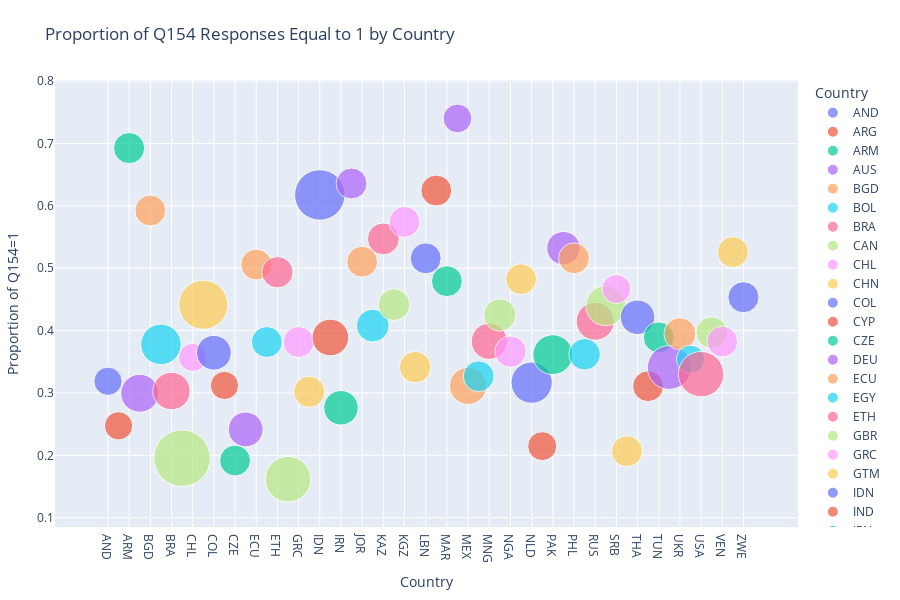

This figure's notebook cell:
### Code cell
## (Visualization -II) ##

# This code loads World Values Survey (WVS) data and filters it by countries found in scored sentences.
# It processes Q154 survey responses to calculate per-country counts and proportions of respondents answering '1'.
# It prepares the country data in a categorical order for consistent plotting.
# Then it creates a scatter plot showing the proportion of Q154=1 responses per country, sized by total responses.
# The plot visually compares response distributions across countries with hover details and a clean layout.
# The x and y-axis labels are the same as the prediction visualization.

%run visualize_response_props.py

### Figure 1 — Plotly figure (JSON) as saved in the notebook; plotly's stock layout.template omitted (floating-point values rounded to 4 significant figures)
{"data": [{"hovertemplate": "<b>%{hovertext}</b><br><br>Country=%{x}<br>Proportion of Q154=1=%{y}<br>Total Responses=%{marker.size}<extra></extra>", "hovertext": ["AND"], "legendgroup": "AND", "marker": {"color": "#636efa", "size": [1004], "sizemode": "area", "sizeref": 2.511, "symbol": "circle"}, "mode": "markers", "name": "AND", "orientation": "v", "showlegend": true, "type": "scatter", "x": ["AND"], "xaxis": "x", "y": [0.3187], "yaxis": "y"}, {"hovertemplate": "<b>%{hovertext}</b><br><br>Country=%{x}<br>Proportion of Q154=1=%{y}<br>Total Responses=%{marker.size}<extra></extra>", "hovertext": ["ARG"], "legendgroup": "ARG", "marker": {"color": "#EF553B", "size": [1003], "sizemode": "area", "sizeref": 2.511, "symbol": "circle"}, "mode": "markers", "name": "ARG", "orientation": "v", "showlegend": true, "type": "scatter", "x": ["ARG"], "xaxis": "x", "y": [0.2473], "yaxis": "y"}, {"hovertemplate": "<b>%{hovertext}</b><br><br>Country=%{x}<br>Proportion of Q154=1=%{y}<br>Total Responses=%{marker.size}<extra></extra>", "hovertext": ["ARM"], "legendgroup": "ARM", "marker": {"color": "#00cc96", "size": [1223], "sizemode": "area", "sizeref": 2.511, "symbol": "circle"}, "mode": "markers", "name": "ARM", "orientation": "v", "showlegend": true, "type": "scatter", "x": ["ARM"], "xaxis": "x", "y": [0.6926], "yaxis": "y"}, {"hovertemplate": "<b>%{hovertext}</b><br><br>Country=%{x}<br>Proportion of Q154=1=%{y}<br>Total Responses=%{marker.size}<extra></extra>", "hovertext": ["AUS"], "legendgroup": "AUS", "marker": {"color": "#ab63fa", "size": [1813], "sizemode": "area", "sizeref": 2.511, "symbol": "circle"}, "mode": "markers", "name": "AUS", "orientation": "v", "showlegend": true, "type": "scatter", "x": ["AUS"], "xaxis": "x", "y": [0.2995], "yaxis": "y"}, {"hovertemplate": "<b>%{hovertext}</b><br><br>Country=%{x}<br>Proportion of Q154=1=%{y}<br>Total Responses=%{marker.size}<extra></extra>", "hovertext": ["BGD"], "legendgroup": "BGD", "marker": {"color": "#FFA15A", "size": [1200], "sizemode": "area", "sizeref": 2.511, "symbol": "circle"}, "mode": "markers", "name": "BGD", "orientation": "v", "showlegend": true, "type": "scatter", "x": ["BGD"], "xaxis": "x", "y": [0.5925], "yaxis": "y"}, {"hovertemplate": "<b>%{hovertext}</b><br><br>Country=%{x}<br>Proportion of Q154=1=%{y}<br>Total Responses=%{marker.size}<extra></extra>", "hovertext": ["BOL"], "legendgroup": "BOL", "marker": {"color": "#19d3f3", "size": [2067], "sizemode": "area", "sizeref": 2.511, "symbol": "circle"}, "mode": "markers", "name": "BOL", "orientation": "v", "showlegend": true, "type": "scatter", "x": ["BOL"], "xaxis": "x", "y": [0.3778], "yaxis": "y"}, {"hovertemplate": "<b>%{hovertext}</b><br><br>Country=%{x}<br>Proportion of Q154=1=%{y}<br>Total Responses=%{marker.size}<extra></extra>", "hovertext": ["BRA"], "legendgroup": "BRA", "marker": {"color": "#FF6692", "size": [1762], "sizemode": "area", "sizeref": 2.511, "symbol": "circle"}, "mode": "markers", "name": "BRA", "orientation": "v", "showlegend": true, "type": "scatter", "x": ["BRA"], "xaxis": "x", "y": [0.3031], "yaxis": "y"}, {"hovertemplate": "<b>%{hovertext}</b><br><br>Country=%{x}<br>Proportion of Q154=1=%{y}<br>Total Responses=%{marker.size}<extra></extra>", "hovertext": ["CAN"], "legendgroup": "CAN", "marker": {"color": "#B6E880", "size": [4018], "sizemode": "area", "sizeref": 2.511, "symbol": "circle"}, "mode": "markers", "name": "CAN", "orientation": "v", "showlegend": true, "type": "scatter", "x": ["CAN"], "xaxis": "x", "y": [0.1954], "yaxis": "y"}, {"hovertemplate": "<b>%{hovertext}</b><br><br>Country=%{x}<br>Proportion of Q154=1=%{y}<br>Total Responses=%{marker.size}<extra></extra>", "hovertext": ["CHL"], "legendgroup": "CHL", "marker": {"color": "#FF97FF", "size": [1000], "sizemode": "area", "sizeref": 2.511, "symbol": "circle"}, "mode": "markers", "name": "CHL", "orientation": "v", "showlegend": true, "type": "scatter", "x": ["CHL"], "xaxis": "x", "y": [0.357], "yaxis": "y"}, {"hovertemplate": "<b>%{hovertext}</b><br><br>Country=%{x}<br>Proportion of Q154=1=%{y}<br>Total Responses=%{marker.size}<extra></extra>", "hovertext": ["CHN"], "legendgroup": "CHN", "marker": {"color": "#FECB52", "size": [3036], "sizemode": "area", "sizeref": 2.511, "symbol": "circle"}, "mode": "markers", "name": "CHN", "orientation": "v", "showlegend": true, "type": "scatter", "x": ["CHN"], "xaxis": "x", "y": [0.4414], "yaxis": "y"}, {"hovertemplate": "<b>%{hovertext}</b><br><br>Country=%{x}<br>Proportion of Q154=1=%{y}<br>Total Responses=%{marker.size}<extra></extra>", "hovertext": ["COL"], "legendgroup": "COL", "marker": {"color": "#636efa", "size": [1520], "sizemode": "area", "sizeref": 2.511, "symbol": "circle"}, "mode": "markers", "name": "COL", "orientation": "v", "showlegend": true, "type": "scatter", "x": ["COL"], "xaxis": "x", "y": [0.3645], "yaxis": "y"}, {"hovertemplate": "<b>%{hovertext}</b><br><br>Country=%{x}<br>Proportion of Q154=1=%{y}<br>Total Responses=%{marker.size}<extra></extra>", "hovertext": ["CYP"], "legendgroup": "CYP", "marker": {"color": "#EF553B", "size": [1000], "sizemode": "area", "sizeref": 2.511, "symbol": "circle"}, "mode": "markers", "name": "CYP", "orientation": "v", "showlegend": true, "type": "scatter", "x": ["CYP"], "xaxis": "x", "y": [0.312], "yaxis": "y"}, {"hovertemplate": "<b>%{hovertext}</b><br><br>Country=%{x}<br>Proportion of Q154=1=%{y}<br>Total Responses=%{marker.size}<extra></extra>", "hovertext": ["CZE"], "legendgroup": "CZE", "marker": {"color": "#00cc96", "size": [1200], "sizemode": "area", "sizeref": 2.511, "symbol": "circle"}, "mode": "markers", "name": "CZE", "orientation": "v", "showlegend": true, "type": "scatter", "x": ["CZE"], "xaxis": "x", "y": [0.1917], "yaxis": "y"}, {"hovertemplate": "<b>%{hovertext}</b><br><br>Country=%{x}<br>Proportion of Q154=1=%{y}<br>Total Responses=%{marker.size}<extra></extra>", "hovertext": ["DEU"], "legendgroup": "DEU", "marker": {"color": "#ab63fa", "size": [1528], "sizemode": "area", "sizeref": 2.511, "symbol": "circle"}, "mode": "markers", "name": "DEU", "orientation": "v", "showlegend": true, "type": "scatter", "x": ["DEU"], "xaxis": "x", "y": [0.2415], "yaxis": "y"}, {"hovertemplate": "<b>%{hovertext}</b><br><br>Country=%{x}<br>Proportion of Q154=1=%{y}<br>Total Responses=%{marker.size}<extra></extra>", "hovertext": ["ECU"], "legendgroup": "ECU", "marker": {"color": "#FFA15A", "size": [1200], "sizemode": "area", "sizeref": 2.511, "symbol": "circle"}, "mode": "markers", "name": "ECU", "orientation": "v", "showlegend": true, "type": "scatter", "x": ["ECU"], "xaxis": "x", "y": [0.5058], "yaxis": "y"}, {"hovertemplate": "<b>%{hovertext}</b><br><br>Country=%{x}<br>Proportion of Q154=1=%{y}<br>Total Responses=%{marker.size}<extra></extra>", "hovertext": ["EGY"], "legendgroup": "EGY", "marker": {"color": "#19d3f3", "size": [1200], "sizemode": "area", "sizeref": 2.511, "symbol": "circle"}, "mode": "markers", "name": "EGY", "orientation": "v", "showlegend": true, "type": "scatter", "x": ["EGY"], "xaxis": "x", "y": [0.3817], "yaxis": "y"}, {"hovertemplate": "<b>%{hovertext}</b><br><br>Country=%{x}<br>Proportion of Q154=1=%{y}<br>Total Responses=%{marker.size}<extra></extra>", "hovertext": ["ETH"], "legendgroup": "ETH", "marker": {"color": "#FF6692", "size": [1230], "sizemode": "area", "sizeref": 2.511, "symbol": "circle"}, "mode": "markers", "name": "ETH", "orientation": "v", "showlegend": true, "type": "scatter", "x": ["ETH"], "xaxis": "x", "y": [0.4935], "yaxis": "y"}, {"hovertemplate": "<b>%{hovertext}</b><br><br>Country=%{x}<br>Proportion of Q154=1=%{y}<br>Total Responses=%{marker.size}<extra></extra>", "hovertext": ["GBR"], "legendgroup": "GBR", "marker": {"color": "#B6E880", "size": [2609], "sizemode": "area", "sizeref": 2.511, "symbol": "circle"}, "mode": "markers", "name": "GBR", "orientation": "v", "showlegend": true, "type": "scatter", "x": ["GBR"], "xaxis": "x", "y": [0.1617], "yaxis": "y"}, {"hovertemplate": "<b>%{hovertext}</b><br><br>Country=%{x}<br>Proportion of Q154=1=%{y}<br>Total Responses=%{marker.size}<extra></extra>", "hovertext": ["GRC"], "legendgroup": "GRC", "marker": {"color": "#FF97FF", "size": [1200], "sizemode": "area", "sizeref": 2.511, "symbol": "circle"}, "mode": "markers", "name": "GRC", "orientation": "v", "showlegend": true, "type": "scatter", "x": ["GRC"], "xaxis": "x", "y": [0.3817], "yaxis": "y"}, {"hovertemplate": "<b>%{hovertext}</b><br><br>Country=%{x}<br>Proportion of Q154=1=%{y}<br>Total Responses=%{marker.size}<extra></extra>", "hovertext": ["GTM"], "legendgroup": "GTM", "marker": {"color": "#FECB52", "size": [1229], "sizemode": "area", "sizeref": 2.511, "symbol": "circle"}, "mode": "markers", "name": "GTM", "orientation": "v", "showlegend": true, "type": "scatter", "x": ["GTM"], "xaxis": "x", "y": [0.3019], "yaxis": "y"}, {"hovertemplate": "<b>%{hovertext}</b><br><br>Country=%{x}<br>Proportion of Q154=1=%{y}<br>Total Responses=%{marker.size}<extra></extra>", "hovertext": ["IDN"], "legendgroup": "IDN", "marker": {"color": "#636efa", "size": [3200], "sizemode": "area", "sizeref": 2.511, "symbol": "circle"}, "mode": "markers", "name": "IDN", "orientation": "v", "showlegend": true, "type": "scatter", "x": ["IDN"], "xaxis": "x", "y": [0.6175], "yaxis": "y"}, {"hovertemplate": "<b>%{hovertext}</b><br><br>Country=%{x}<br>Proportion of Q154=1=%{y}<br>Total Responses=%{marker.size}<extra></extra>", "hovertext": ["IND"], "legendgroup": "IND", "marker": {"color": "#EF553B", "size": [1692], "sizemode": "area", "sizeref": 2.511, "symbol": "circle"}, "mode": "markers", "name": "IND", "orientation": "v", "showlegend": true, "type": "scatter", "x": ["IND"], "xaxis": "x", "y": [0.3889], "yaxis": "y"}, {"hovertemplate": "<b>%{hovertext}</b><br><br>Country=%{x}<br>Proportion of Q154=1=%{y}<br>Total Responses=%{marker.size}<extra></extra>", "hovertext": ["IRN"], "legendgroup": "IRN", "marker": {"color": "#00cc96", "size": [1499], "sizemode": "area", "sizeref": 2.511, "symbol": "circle"}, "mode": "markers", "name": "IRN", "orientation": "v", "showlegend": true, "type": "scatter", "x": ["IRN"], "xaxis": "x", "y": [0.2762], "yaxis": "y"}, {"hovertemplate": "<b>%{hovertext}</b><br><br>Country=%{x}<br>Proportion of Q154=1=%{y}<br>Total Responses=%{marker.size}<extra></extra>", "hovertext": ["IRQ"], "legendgroup": "IRQ", "marker": {"color": "#ab63fa", "size": [1200], "sizemode": "area", "sizeref": 2.511, "symbol": "circle"}, "mode": "markers", "name": "IRQ", "orientation": "v", "showlegend": true, "type": "scatter", "x": ["IRQ"], "xaxis": "x", "y": [0.6358], "yaxis": "y"}, {"hovertemplate": "<b>%{hovertext}</b><br><br>Country=%{x}<br>Proportion of Q154=1=%{y}<br>Total Responses=%{marker.size}<extra></extra>", "hovertext": ["JOR"], "legendgroup": "JOR", "marker": {"color": "#FFA15A", "size": [1203], "sizemode": "area", "sizeref": 2.511, "symbol": "circle"}, "mode": "markers", "name": "JOR", "orientation": "v", "showlegend": true, "type": "scatter", "x": ["JOR"], "xaxis": "x", "y": [0.5104], "yaxis": "y"}, {"hovertemplate": "<b>%{hovertext}</b><br><br>Country=%{x}<br>Proportion of Q154=1=%{y}<br>Total Responses=%{marker.size}<extra></extra>", "hovertext": ["JPN"], "legendgroup": "JPN", "marker": {"color": "#19d3f3", "size": [1353], "sizemode": "area", "sizeref": 2.511, "symbol": "circle"}, "mode": "markers", "name": "JPN", "orientation": "v", "showlegend": true, "type": "scatter", "x": ["JPN"], "xaxis": "x", "y": [0.408], "yaxis": "y"}, {"hovertemplate": "<b>%{hovertext}</b><br><br>Country=%{x}<br>Proportion of Q154=1=%{y}<br>Total Responses=%{marker.size}<extra></extra>", "hovertext": ["KAZ"], "legendgroup": "KAZ", "marker": {"color": "#FF6692", "size": [1276], "sizemode": "area", "sizeref": 2.511, "symbol": "circle"}, "mode": "markers", "name": "KAZ", "orientation": "v", "showlegend": true, "type": "scatter", "x": ["KAZ"], "xaxis": "x", "y": [0.547], "yaxis": "y"}, {"hovertemplate": "<b>%{hovertext}</b><br><br>Country=%{x}<br>Proportion of Q154=1=%{y}<br>Total Responses=%{marker.size}<extra></extra>", "hovertext": ["KEN"], "legendgroup": "KEN", "marker": {"color": "#B6E880", "size": [1266], "sizemode": "area", "sizeref": 2.511, "symbol": "circle"}, "mode": "markers", "name": "KEN", "orientation": "v", "showlegend": true, "type": "scatter", "x": ["KEN"], "xaxis": "x", "y": [0.4415], "yaxis": "y"}, {"hovertemplate": "<b>%{hovertext}</b><br><br>Country=%{x}<br>Proportion of Q154=1=%{y}<br>Total Responses=%{marker.size}<extra></extra>", "hovertext": ["KGZ"], "legendgroup": "KGZ", "marker": {"color": "#FF97FF", "size": [1200], "sizemode": "area", "sizeref": 2.511, "symbol": "circle"}, "mode": "markers", "name": "KGZ", "orientation": "v", "showlegend": true, "type": "scatter", "x": ["KGZ"], "xaxis": "x", "y": [0.5742], "yaxis": "y"}, {"hovertemplate": "<b>%{hovertext}</b><br><br>Country=%{x}<br>Proportion of Q154=1=%{y}<br>Total Responses=%{marker.size}<extra></extra>", "hovertext": ["KOR"], "legendgroup": "KOR", "marker": {"color": "#FECB52", "size": [1245], "sizemode": "area", "sizeref": 2.511, "symbol": "circle"}, "mode": "markers", "name": "KOR", "orientation": "v", "showlegend": true, "type": "scatter", "x": ["KOR"], "xaxis": "x", "y": [0.3414], "yaxis": "y"}, {"hovertemplate": "<b>%{hovertext}</b><br><br>Country=%{x}<br>Proportion of Q154=1=%{y}<br>Total Responses=%{marker.size}<extra></extra>", "hovertext": ["LBN"], "legendgroup": "LBN", "marker": {"color": "#636efa", "size": [1200], "sizemode": "area", "sizeref": 2.511, "symbol": "circle"}, "mode": "markers", "name": "LBN", "orientation": "v", "showlegend": true, "type": "scatter", "x": ["LBN"], "xaxis": "x", "y": [0.5158], "yaxis": "y"}, {"hovertemplate": "<b>%{hovertext}</b><br><br>Country=%{x}<br>Proportion of Q154=1=%{y}<br>Total Responses=%{marker.size}<extra></extra>", "hovertext": ["LBY"], "legendgroup": "LBY", "marker": {"color": "#EF553B", "size": [1196], "sizemode": "area", "sizeref": 2.511, "symbol": "circle"}, "mode": "markers", "name": "LBY", "orientation": "v", "showlegend": true, "type": "scatter", "x": ["LBY"], "xaxis": "x", "y": [0.6246], "yaxis": "y"}, {"hovertemplate": "<b>%{hovertext}</b><br><br>Country=%{x}<br>Proportion of Q154=1=%{y}<br>Total Responses=%{marker.size}<extra></extra>", "hovertext": ["MAR"], "legendgroup": "MAR", "marker": {"color": "#00cc96", "size": [1200], "sizemode": "area", "sizeref": 2.511, "symbol": "circle"}, "mode": "markers", "name": "MAR", "orientation": "v", "showlegend": true, "type": "scatter", "x": ["MAR"], "xaxis": "x", "y": [0.4792], "yaxis": "y"}, {"hovertemplate": "<b>%{hovertext}</b><br><br>Country=%{x}<br>Proportion of Q154=1=%{y}<br>Total Responses=%{marker.size}<extra></extra>", "hovertext": ["MDV"], "legendgroup": "MDV", "marker": {"color": "#ab63fa", "size": [1039], "sizemode": "area", "sizeref": 2.511, "symbol": "circle"}, "mode": "markers", "name": "MDV", "orientation": "v", "showlegend": true, "type": "scatter", "x": ["MDV"], "xaxis": "x", "y": [0.7401], "yaxis": "y"}, {"hovertemplate": "<b>%{hovertext}</b><br><br>Country=%{x}<br>Proportion of Q154=1=%{y}<br>Total Responses=%{marker.size}<extra></extra>", "hovertext": ["MEX"], "legendgroup": "MEX", "marker": {"color": "#FFA15A", "size": [1741], "sizemode": "area", "sizeref": 2.511, "symbol": "circle"}, "mode": "markers", "name": "MEX", "orientation": "v", "showlegend": true, "type": "scatter", "x": ["MEX"], "xaxis": "x", "y": [0.3113], "yaxis": "y"}, {"hovertemplate": "<b>%{hovertext}</b><br><br>Country=%{x}<br>Proportion of Q154=1=%{y}<br>Total Responses=%{marker.size}<extra></extra>", "hovertext": ["MMR"], "legendgroup": "MMR", "marker": {"color": "#19d3f3", "size": [1200], "sizemode": "area", "sizeref": 2.511, "symbol": "circle"}, "mode": "markers", "name": "MMR", "orientation": "v", "showlegend": true, "type": "scatter", "x": ["MMR"], "xaxis": "x", "y": [0.3267], "yaxis": "y"}, {"hovertemplate": "<b>%{hovertext}</b><br><br>Country=%{x}<br>Proportion of Q154=1=%{y}<br>Total Responses=%{marker.size}<extra></extra>", "hovertext": ["MNG"], "legendgroup": "MNG", "marker": {"color": "#FF6692", "size": [1638], "sizemode": "area", "sizeref": 2.511, "symbol": "circle"}, "mode": "markers", "name": "MNG", "orientation": "v", "showlegend": true, "type": "scatter", "x": ["MNG"], "xaxis": "x", "y": [0.3828], "yaxis": "y"}, {"hovertemplate": "<b>%{hovertext}</b><br><br>Country=%{x}<br>Proportion of Q154=1=%{y}<br>Total Responses=%{marker.size}<extra></extra>", "hovertext": ["MYS"], "legendgroup": "MYS", "marker": {"color": "#B6E880", "size": [1313], "sizemode": "area", "sizeref": 2.511, "symbol": "circle"}, "mode": "markers", "name": "MYS", "orientation": "v", "showlegend": true, "type": "scatter", "x": ["MYS"], "xaxis": "x", "y": [0.425], "yaxis": "y"}, {"hovertemplate": "<b>%{hovertext}</b><br><br>Country=%{x}<br>Proportion of Q154=1=%{y}<br>Total Responses=%{marker.size}<extra></extra>", "hovertext": ["NGA"], "legendgroup": "NGA", "marker": {"color": "#FF97FF", "size": [1237], "sizemode": "area", "sizeref": 2.511, "symbol": "circle"}, "mode": "markers", "name": "NGA", "orientation": "v", "showlegend": true, "type": "scatter", "x": ["NGA"], "xaxis": "x", "y": [0.3662], "yaxis": "y"}, {"hovertemplate": "<b>%{hovertext}</b><br><br>Country=%{x}<br>Proportion of Q154=1=%{y}<br>Total Responses=%{marker.size}<extra></extra>", "hovertext": ["NIC"], "legendgroup": "NIC", "marker": {"color": "#FECB52", "size": [1200], "sizemode": "area", "sizeref": 2.511, "symbol": "circle"}, "mode": "markers", "name": "NIC", "orientation": "v", "showlegend": true, "type": "scatter", "x": ["NIC"], "xaxis": "x", "y": [0.4825], "yaxis": "y"}, {"hovertemplate": "<b>%{hovertext}</b><br><br>Country=%{x}<br>Proportion of Q154=1=%{y}<br>Total Responses=%{marker.size}<extra></extra>", "hovertext": ["NLD"], "legendgroup": "NLD", "marker": {"color": "#636efa", "size": [2145], "sizemode": "area", "sizeref": 2.511, "symbol": "circle"}, "mode": "markers", "name": "NLD", "orientation": "v", "showlegend": true, "type": "scatter", "x": ["NLD"], "xaxis": "x", "y": [0.3166], "yaxis": "y"}, {"hovertemplate": "<b>%{hovertext}</b><br><br>Country=%{x}<br>Proportion of Q154=1=%{y}<br>Total Responses=%{marker.size}<extra></extra>", "hovertext": ["NZL"], "legendgroup": "NZL", "marker": {"color": "#EF553B", "size": [1057], "sizemode": "area", "sizeref": 2.511, "symbol": "circle"}, "mode": "markers", "name": "NZL", "orientation": "v", "showlegend": true, "type": "scatter", "x": ["NZL"], "xaxis": "x", "y": [0.2148], "yaxis": "y"}, {"hovertemplate": "<b>%{hovertext}</b><br><br>Country=%{x}<br>Proportion of Q154=1=%{y}<br>Total Responses=%{marker.size}<extra></extra>", "hovertext": ["PAK"], "legendgroup": "PAK", "marker": {"color": "#00cc96", "size": [1995], "sizemode": "area", "sizeref": 2.511, "symbol": "circle"}, "mode": "markers", "name": "PAK", "orientation": "v", "showlegend": true, "type": "scatter", "x": ["PAK"], "xaxis": "x", "y": [0.3614], "yaxis": "y"}, {"hovertemplate": "<b>%{hovertext}</b><br><br>Country=%{x}<br>Proportion of Q154=1=%{y}<br>Total Responses=%{marker.size}<extra></extra>", "hovertext": ["PER"], "legendgroup": "PER", "marker": {"color": "#ab63fa", "size": [1400], "sizemode": "area", "sizeref": 2.511, "symbol": "circle"}, "mode": "markers", "name": "PER", "orientation": "v", "showlegend": true, "type": "scatter", "x": ["PER"], "xaxis": "x", "y": [0.5321], "yaxis": "y"}, {"hovertemplate": "<b>%{hovertext}</b><br><br>Country=%{x}<br>Proportion of Q154=1=%{y}<br>Total Responses=%{marker.size}<extra></extra>", "hovertext": ["PHL"], "legendgroup": "PHL", "marker": {"color": "#FFA15A", "size": [1200], "sizemode": "area", "sizeref": 2.511, "symbol": "circle"}, "mode": "markers", "name": "PHL", "orientation": "v", "showlegend": true, "type": "scatter", "x": ["PHL"], "xaxis": "x", "y": [0.5158], "yaxis": "y"}, {"hovertemplate": "<b>%{hovertext}</b><br><br>Country=%{x}<br>Proportion of Q154=1=%{y}<br>Total Responses=%{marker.size}<extra></extra>", "hovertext": ["ROU"], "legendgroup": "ROU", "marker": {"color": "#19d3f3", "size": [1257], "sizemode": "area", "sizeref": 2.511, "symbol": "circle"}, "mode": "markers", "name": "ROU", "orientation": "v", "showlegend": true, "type": "scatter", "x": ["ROU"], "xaxis": "x", "y": [0.362], "yaxis": "y"}, {"hovertemplate": "<b>%{hovertext}</b><br><br>Country=%{x}<br>Proportion of Q154=1=%{y}<br>Total Responses=%{marker.size}<extra></extra>", "hovertext": ["RUS"], "legendgroup": "RUS", "marker": {"color": "#FF6692", "size": [1810], "sizemode": "area", "sizeref": 2.511, "symbol": "circle"}, "mode": "markers", "name": "RUS", "orientation": "v", "showlegend": true, "type": "scatter", "x": ["RUS"], "xaxis": "x", "y": [0.4149], "yaxis": "y"}, {"hovertemplate": "<b>%{hovertext}</b><br><br>Country=%{x}<br>Proportion of Q154=1=%{y}<br>Total Responses=%{marker.size}<extra></extra>", "hovertext": ["SGP"], "legendgroup": "SGP", "marker": {"color": "#B6E880", "size": [2012], "sizemode": "area", "sizeref": 2.511, "symbol": "circle"}, "mode": "markers", "name": "SGP", "orientation": "v", "showlegend": true, "type": "scatter", "x": ["SGP"], "xaxis": "x", "y": [0.4399], "yaxis": "y"}, {"hovertemplate": "<b>%{hovertext}</b><br><br>Country=%{x}<br>Proportion of Q154=1=%{y}<br>Total Responses=%{marker.size}<extra></extra>", "hovertext": ["SRB"], "legendgroup": "SRB", "marker": {"color": "#FF97FF", "size": [1046], "sizemode": "area", "sizeref": 2.511, "symbol": "circle"}, "mode": "markers", "name": "SRB", "orientation": "v", "showlegend": true, "type": "scatter", "x": ["SRB"], "xaxis": "x", "y": [0.4665], "yaxis": "y"}, {"hovertemplate": "<b>%{hovertext}</b><br><br>Country=%{x}<br>Proportion of Q154=1=%{y}<br>Total Responses=%{marker.size}<extra></extra>", "hovertext": ["SVK"], "legendgroup": "SVK", "marker": {"color": "#FECB52", "size": [1200], "sizemode": "area", "sizeref": 2.511, "symbol": "circle"}, "mode": "markers", "name": "SVK", "orientation": "v", "showlegend": true, "type": "scatter", "x": ["SVK"], "xaxis": "x", "y": [0.2067], "yaxis": "y"}, {"hovertemplate": "<b>%{hovertext}</b><br><br>Country=%{x}<br>Proportion of Q154=1=%{y}<br>Total Responses=%{marker.size}<extra></extra>", "hovertext": ["THA"], "legendgroup": "THA", "marker": {"color": "#636efa", "size": [1500], "sizemode": "area", "sizeref": 2.511, "symbol": "circle"}, "mode": "markers", "name": "THA", "orientation": "v", "showlegend": true, "type": "scatter", "x": ["THA"], "xaxis": "x", "y": [0.4213], "yaxis": "y"}, {"hovertemplate": "<b>%{hovertext}</b><br><br>Country=%{x}<br>Proportion of Q154=1=%{y}<br>Total Responses=%{marker.size}<extra></extra>", "hovertext": ["TJK"], "legendgroup": "TJK", "marker": {"color": "#EF553B", "size": [1200], "sizemode": "area", "sizeref": 2.511, "symbol": "circle"}, "mode": "markers", "name": "TJK", "orientation": "v", "showlegend": true, "type": "scatter", "x": ["TJK"], "xaxis": "x", "y": [0.3108], "yaxis": "y"}, {"hovertemplate": "<b>%{hovertext}</b><br><br>Country=%{x}<br>Proportion of Q154=1=%{y}<br>Total Responses=%{marker.size}<extra></extra>", "hovertext": ["TUN"], "legendgroup": "TUN", "marker": {"color": "#00cc96", "size": [1208], "sizemode": "area", "sizeref": 2.511, "symbol": "circle"}, "mode": "markers", "name": "TUN", "orientation": "v", "showlegend": true, "type": "scatter", "x": ["TUN"], "xaxis": "x", "y": [0.3891], "yaxis": "y"}, {"hovertemplate": "<b>%{hovertext}</b><br><br>Country=%{x}<br>Proportion of Q154=1=%{y}<br>Total Responses=%{marker.size}<extra></extra>", "hovertext": ["TUR"], "legendgroup": "TUR", "marker": {"color": "#ab63fa", "size": [2415], "sizemode": "area", "sizeref": 2.511, "symbol": "circle"}, "mode": "markers", "name": "TUR", "orientation": "v", "showlegend": true, "type": "scatter", "x": ["TUR"], "xaxis": "x", "y": [0.3408], "yaxis": "y"}, {"hovertemplate": "<b>%{hovertext}</b><br><br>Country=%{x}<br>Proportion of Q154=1=%{y}<br>Total Responses=%{marker.size}<extra></extra>", "hovertext": ["UKR"], "legendgroup": "UKR", "marker": {"color": "#FFA15A", "size": [1289], "sizemode": "area", "sizeref": 2.511, "symbol": "circle"}, "mode": "markers", "name": "UKR", "orientation": "v", "showlegend": true, "type": "scatter", "x": ["UKR"], "xaxis": "x", "y": [0.3949], "yaxis": "y"}, {"hovertemplate": "<b>%{hovertext}</b><br><br>Country=%{x}<br>Proportion of Q154=1=%{y}<br>Total Responses=%{marker.size}<extra></extra>", "hovertext": ["URY"], "legendgroup": "URY", "marker": {"color": "#19d3f3", "size": [1000], "sizemode": "area", "sizeref": 2.511, "symbol": "circle"}, "mode": "markers", "name": "URY", "orientation": "v", "showlegend": true, "type": "scatter", "x": ["URY"], "xaxis": "x", "y": [0.354], "yaxis": "y"}, {"hovertemplate": "<b>%{hovertext}</b><br><br>Country=%{x}<br>Proportion of Q154=1=%{y}<br>Total Responses=%{marker.size}<extra></extra>", "hovertext": ["USA"], "legendgroup": "USA", "marker": {"color": "#FF6692", "size": [2596], "sizemode": "area", "sizeref": 2.511, "symbol": "circle"}, "mode": "markers", "name": "USA", "orientation": "v", "showlegend": true, "type": "scatter", "x": ["USA"], "xaxis": "x", "y": [0.3301], "yaxis": "y"}, {"hovertemplate": "<b>%{hovertext}</b><br><br>Country=%{x}<br>Proportion of Q154=1=%{y}<br>Total Responses=%{marker.size}<extra></extra>", "hovertext": ["UZB"], "legendgroup": "UZB", "marker": {"color": "#B6E880", "size": [1250], "sizemode": "area", "sizeref": 2.511, "symbol": "circle"}, "mode": "markers", "name": "UZB", "orientation": "v", "showlegend": true, "type": "scatter", "x": ["UZB"], "xaxis": "x", "y": [0.3968], "yaxis": "y"}, {"hovertemplate": "<b>%{hovertext}</b><br><br>Country=%{x}<br>Proportion of Q154=1=%{y}<br>Total Responses=%{marker.size}<extra></extra>", "hovertext": ["VEN"], "legendgroup": "VEN", "marker": {"color": "#FF97FF", "size": [1190], "sizemode": "area", "sizeref": 2.511, "symbol": "circle"}, "mode": "markers", "name": "VEN", "orientation": "v", "showlegend": true, "type": "scatter", "x": ["VEN"], "xaxis": "x", "y": [0.3824], "yaxis": "y"}, {"hovertemplate": "<b>%{hovertext}</b><br><br>Country=%{x}<br>Proportion of Q154=1=%{y}<br>Total Responses=%{marker.size}<extra></extra>", "hovertext": ["VNM"], "legendgroup": "VNM", "marker": {"color": "#FECB52", "size": [1200], "sizemode": "area", "sizeref": 2.511, "symbol": "circle"}, "mode": "markers", "name": "VNM", "orientation": "v", "showlegend": true, "type": "scatter", "x": ["VNM"], "xaxis": "x", "y": [0.5258], "yaxis": "y"}, {"hovertemplate": "<b>%{hovertext}</b><br><br>Country=%{x}<br>Proportion of Q154=1=%{y}<br>Total Responses=%{marker.size}<extra></extra>", "hovertext": ["ZWE"], "legendgroup": "ZWE", "marker": {"color": "#636efa", "size": [1215], "sizemode": "area", "sizeref": 2.511, "symbol": "circle"}, "mode": "markers", "name": "ZWE", "orientation": "v", "showlegend": true, "type": "scatter", "x": ["ZWE"], "xaxis": "x", "y": [0.4535], "yaxis": "y"}], "layout": {"height": 600, "legend": {"itemsizing": "constant", "title": {"text": "Country"}, "tracegroupgap": 0}, "margin": {"b": 40, "l": 40, "r": 40, "t": 80}, "title": {"text": "Proportion of Q154 Responses Equal to 1 by Country"}, "xaxis": {"anchor": "y", "categoryarray": ["AND", "ARG", "ARM", "AUS", "BGD", "BOL", "BRA", "CAN", "CHL", "CHN", "COL", "CYP", "CZE", "DEU", "ECU", "EGY", "ETH", "GBR", "GRC", "GTM", "IDN", "IND", "IRN", "IRQ", "JOR", "JPN", "KAZ", "KEN", "KGZ", "KOR", "LBN", "LBY", "MAR", "MDV", "MEX", "MMR", "MNG", "MYS", "NGA", "NIC", "NLD", "NZL", "PAK", "PER", "PHL", "ROU", "RUS", "SGP", "SRB", "SVK", "THA", "TJK", "TUN", "TUR", "UKR", "URY", "USA", "UZB", "VEN", "VNM", "ZWE"], "categoryorder": "array", "domain": [0, 1], "title": {"text": "Country"}}, "yaxis": {"anchor": "x", "domain": [0, 1], "title": {"text": "Proportion of Q154=1"}}}}
